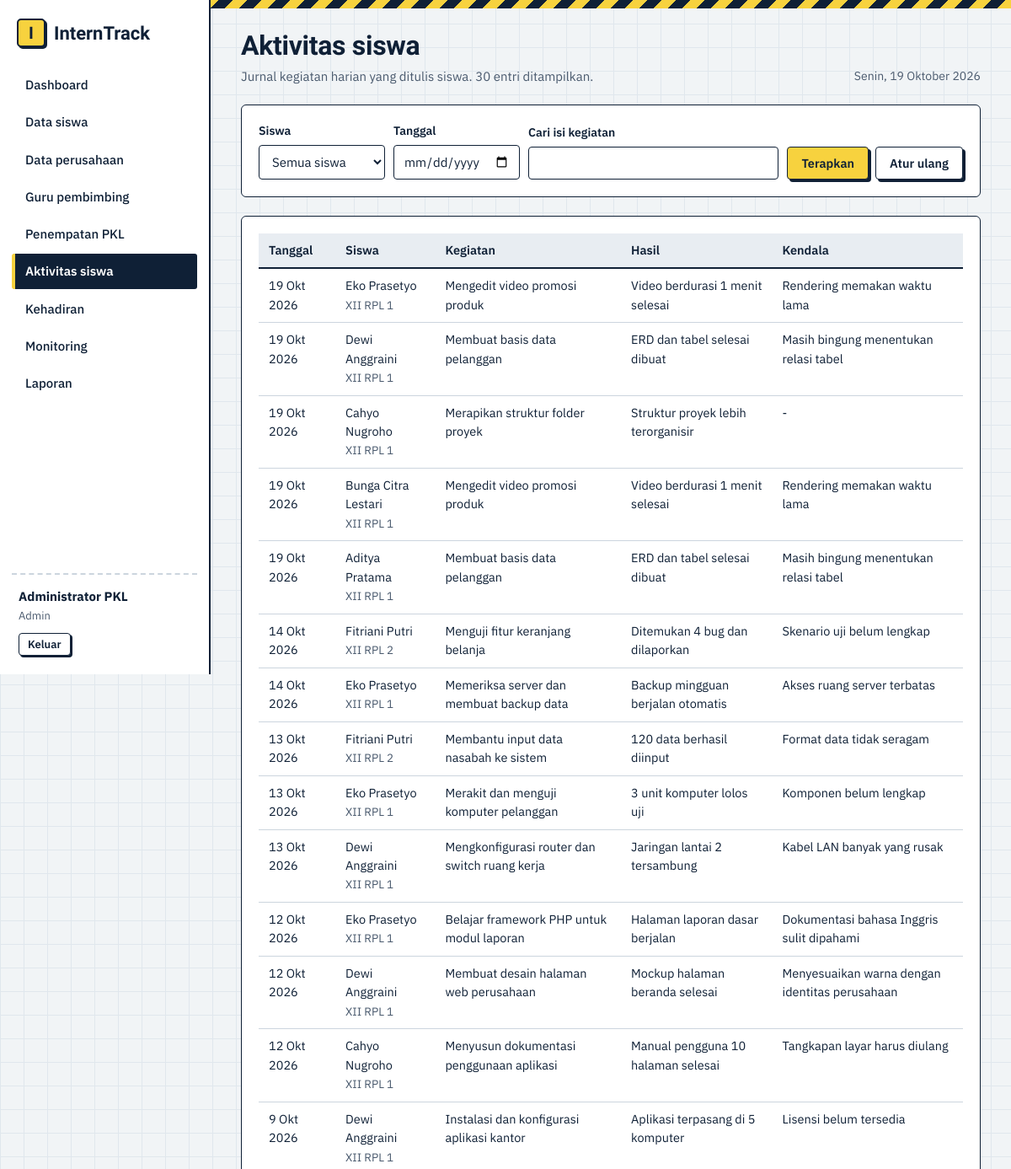
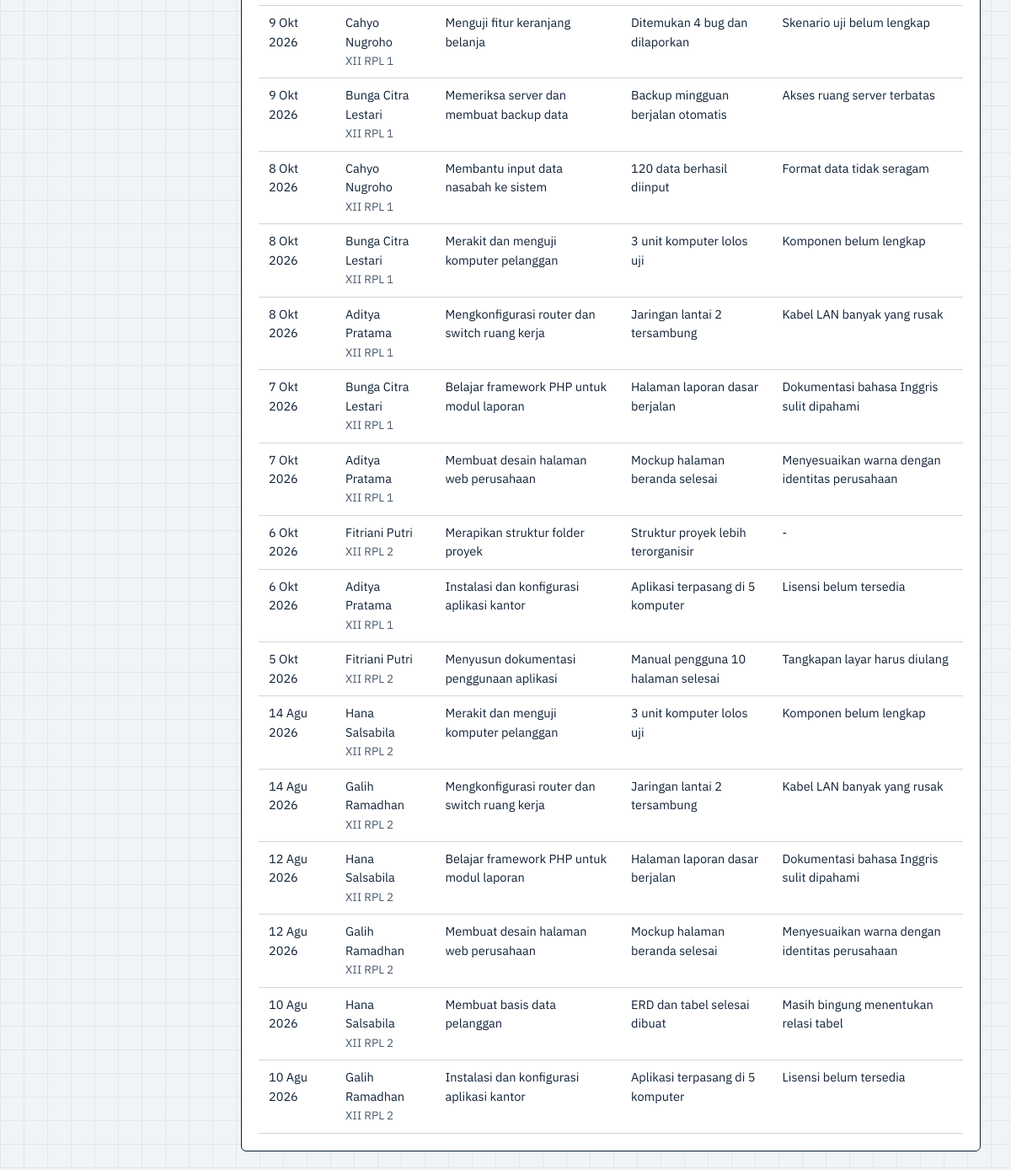
/admin/jurnal.php (signed in), run on the app's committed database (2 pictures, top to bottom).
### tables this page shows
CREATE TABLE jurnal (
  id INT UNSIGNED NOT NULL AUTO_INCREMENT,
  siswa_id INT UNSIGNED NOT NULL,
  tanggal DATE NOT NULL,
  kegiatan TEXT NOT NULL,
  hasil TEXT NULL,
  kendala TEXT NULL,
  created_at TIMESTAMP NOT NULL DEFAULT CURRENT_TIMESTAMP,
  PRIMARY KEY (id),
  KEY idx_jurnal_tanggal (tanggal),
  CONSTRAINT fk_jurnal_siswa FOREIGN KEY (siswa_id) REFERENCES siswa(id) ON DELETE CASCADE ON UPDATE CASCADE
);

CREATE TABLE siswa (
  id INT UNSIGNED NOT NULL AUTO_INCREMENT,
  user_id INT UNSIGNED NOT NULL,
  nis VARCHAR(20) NOT NULL,
  nama VARCHAR(100) NOT NULL,
  kelas VARCHAR(20) NOT NULL,
  jurusan VARCHAR(60) NOT NULL,
  no_hp VARCHAR(20) NULL,
  PRIMARY KEY (id),
  UNIQUE KEY uq_siswa_nis (nis),
  UNIQUE KEY uq_siswa_user (user_id),
  CONSTRAINT fk_siswa_user FOREIGN KEY (user_id) REFERENCES users(id) ON DELETE CASCADE ON UPDATE CASCADE
);

### admin/jurnal.php (the view, shortened to what this page needs)
<?php
require_once __DIR__ . '/../config/helpers.php';
$pdo = db();
$fs = (int) ($_GET['siswa'] ?? 0); $ft = $_GET['tanggal'] ?? ''; $q = trim($_GET['q'] ?? '');
$w = ['(j.kegiatan LIKE ? OR j.hasil LIKE ?)']; $p = ["%$q%", "%$q%"];
$st = $pdo->prepare('SELECT j.*, s.nama, s.kelas FROM jurnal j JOIN siswa s ON s.id=j.siswa_id WHERE ' . implode(' AND ', $w) . ' ORDER BY j.tanggal DESC, j.id DESC LIMIT 200');
$st->execute($p); $rows = $st->fetchAll();
$siswaOpt = $pdo->query('SELECT id, nama FROM siswa ORDER BY nama')->fetchAll(PDO::FETCH_KEY_PAIR);
?>
<form class="card filters" method="get">
  <div class="field"><label for="siswa">Siswa</label><select id="siswa" name="siswa"><?= opt_list($siswaOpt, $fs, 'Semua siswa') ?></select></div>
  <div class="field"><label for="tanggal">Tanggal</label><input id="tanggal" type="date" name="tanggal" value="<?= e($ft) ?>"></div>
  <div class="field grow"><label for="q">Cari isi kegiatan</label><input id="q" name="q" value="<?= e($q) ?>"></div>
  <div class="actions"><button class="btn" type="submit">Terapkan</button><a class="btn ghost" href="<?= url('admin/jurnal.php') ?>">Atur ulang</a></div>
</form>
<div class="card">
<?php if (!$rows): ?><div class="empty">Tidak ada jurnal pada filter ini.</div><?php else: ?>
<div class="tablewrap"><table class="tbl"><thead><tr><th>Tanggal</th><th>Siswa</th><th>Kegiatan</th><th>Hasil</th><th>Kendala</th></tr></thead><tbody>
<?php foreach ($rows as $r): ?>
  <tr><td><?= tgl($r['tanggal']) ?></td><td><?= e($r['nama']) ?><br><span class="note"><?= e($r['kelas']) ?></span></td><td><?= e($r['kegiatan']) ?></td><td><?= e($r['hasil'] ?: '-') ?></td><td><?= e($r['kendala'] ?: '-') ?></td></tr>
<?php endforeach; ?></tbody></table></div>
<?php endif; ?></div>

### assets/css/style.css (style rules this page uses)
:root { --paper:#f1f4f6; --grid:#e0e7ed; --ink:#0f2036; --ink2:#4a5a6e; --hv:#f7d23e; --blue:#2b59e0; --ok:#1f8f5f; --warn:#d9770d; --bad:#cf3f36; --line:#ccd5de; --soft:#e8edf2; --f-head:'Bricolage Grotesque','Segoe UI',system-ui,sans-serif; --f-body:'IBM Plex Sans','Segoe UI',system-ui,sans-serif; }
* { box-sizing:border-box }
html { scroll-padding-top:16px }
body { margin:0;font:15px/1.55 var(--f-body);color:var(--ink);background-color:var(--paper); background-image:linear-gradient(var(--grid) 1px,transparent 1px),linear-gradient(90deg,var(--grid) 1px,transparent 1px); background-size:28px 28px }
a { color:var(--blue) }
.main>*:not(.stripe) { margin-left:36px;margin-right:36px }
.card { background:#fff;border:1.5px solid var(--ink);border-radius:6px;padding:20px;margin-bottom:22px }
.btn { display:inline-flex;align-items:center;justify-content:center;gap:6px;padding:9px 16px;border:1.5px solid var(--ink);border-radius:4px;background:var(--hv);color:var(--ink); font:600 14.5px var(--f-body);cursor:pointer;text-decoration:none;box-shadow:3px 3px 0 var(--ink);transition:transform .08s,box-shadow .08s }
.btn.ghost { background:#fff }
.actions { display:flex;gap:8px;flex-wrap:wrap;align-items:center }
.tablewrap { overflow-x:auto }
.tbl { width:100%;border-collapse:collapse;font-size:14.5px }
.tbl th { text-align:left;font-weight:600;background:var(--soft);padding:9px 12px;border-bottom:2px solid var(--ink);white-space:nowrap }
.tbl td { padding:9px 12px;border-bottom:1px solid var(--line);vertical-align:top }
.field { margin-bottom:14px;position:relative }
.field label { display:block;font-weight:600;font-size:14px;margin-bottom:5px }
input,select,textarea { width:100%;padding:9px 11px;border:1.5px solid var(--ink);border-radius:4px;background:#fff;font:15px var(--f-body);color:var(--ink) }
.filters { display:flex;flex-wrap:wrap;gap:10px;align-items:flex-end }
.filters .field { margin:0;min-width:150px;flex:1 }
.filters .field.grow { flex:2;min-width:220px }
.note { color:var(--ink2);font-size:13.5px }

### data on the page
jurnal: tanggal "19 Okt 2026", siswa.nama "Eko Prasetyo", siswa.kelas "XII RPL 1", kegiatan "Mengedit video promosi produk", hasil "Video berdurasi 1 menit selesai", kendala "Rendering memakan waktu lama"
jurnal: tanggal "19 Okt 2026", siswa.nama "Dewi Anggraini", siswa.kelas "XII RPL 1", kegiatan "Membuat basis data pelanggan", hasil "ERD dan tabel selesai dibuat", kendala "Masih bingung menentukan relasi tabel"
jurnal: tanggal "19 Okt 2026", siswa.nama "Cahyo Nugroho", siswa.kelas "XII RPL 1", kegiatan "Merapikan struktur folder proyek", hasil "Struktur proyek lebih terorganisir", kendala "-"
jurnal: tanggal "19 Okt 2026", siswa.nama "Bunga Citra Lestari", siswa.kelas "XII RPL 1", kegiatan "Mengedit video promosi produk", hasil "Video berdurasi 1 menit selesai", kendala "Rendering memakan waktu lama"
jurnal: tanggal "19 Okt 2026", siswa.nama "Aditya Pratama", siswa.kelas "XII RPL 1", kegiatan "Membuat basis data pelanggan", hasil "ERD dan tabel selesai dibuat", kendala "Masih bingung menentukan relasi tabel"
jurnal: tanggal "14 Okt 2026", siswa.nama "Fitriani Putri", siswa.kelas "XII RPL 2", kegiatan "Menguji fitur keranjang belanja", hasil "Ditemukan 4 bug dan dilaporkan", kendala "Skenario uji belum lengkap"
jurnal: tanggal "14 Okt 2026", siswa.nama "Eko Prasetyo", siswa.kelas "XII RPL 1", kegiatan "Memeriksa server dan membuat backup data", hasil "Backup mingguan berjalan otomatis", kendala "Akses ruang server terbatas"
jurnal: tanggal "13 Okt 2026", siswa.nama "Fitriani Putri", siswa.kelas "XII RPL 2", kegiatan "Membantu input data nasabah ke sistem", hasil "120 data berhasil diinput", kendala "Format data tidak seragam"
jurnal: tanggal "13 Okt 2026", siswa.nama "Eko Prasetyo", siswa.kelas "XII RPL 1", kegiatan "Merakit dan menguji komputer pelanggan", hasil "3 unit komputer lolos uji", kendala "Komponen belum lengkap"
jurnal: tanggal "13 Okt 2026", siswa.nama "Dewi Anggraini", siswa.kelas "XII RPL 1", kegiatan "Mengkonfigurasi router dan switch ruang kerja", hasil "Jaringan lantai 2 tersambung", kendala "Kabel LAN banyak yang rusak"
jurnal: tanggal "12 Okt 2026", siswa.nama "Eko Prasetyo", siswa.kelas "XII RPL 1", kegiatan "Belajar framework PHP untuk modul laporan", hasil "Halaman laporan dasar berjalan", kendala "Dokumentasi bahasa Inggris sulit dipahami"
jurnal: tanggal "12 Okt 2026", siswa.nama "Dewi Anggraini", siswa.kelas "XII RPL 1", kegiatan "Membuat desain halaman web perusahaan", hasil "Mockup halaman beranda selesai", kendala "Menyesuaikan warna dengan identitas perusahaan"
jurnal: tanggal "12 Okt 2026", siswa.nama "Cahyo Nugroho", siswa.kelas "XII RPL 1", kegiatan "Menyusun dokumentasi penggunaan aplikasi", hasil "Manual pengguna 10 halaman selesai", kendala "Tangkapan layar harus diulang"
jurnal: tanggal "9 Okt 2026", siswa.nama "Dewi Anggraini", siswa.kelas "XII RPL 1", kegiatan "Instalasi dan konfigurasi aplikasi kantor", hasil "Aplikasi terpasang di 5 komputer", kendala "Lisensi belum tersedia"
jurnal: tanggal "9 Okt 2026", siswa.nama "Cahyo Nugroho", siswa.kelas "XII RPL 1", kegiatan "Menguji fitur keranjang belanja", hasil "Ditemukan 4 bug dan dilaporkan", kendala "Skenario uji belum lengkap"
jurnal: tanggal "9 Okt 2026", siswa.nama "Bunga Citra Lestari", siswa.kelas "XII RPL 1", kegiatan "Memeriksa server dan membuat backup data", hasil "Backup mingguan berjalan otomatis", kendala "Akses ruang server terbatas"
jurnal: tanggal "8 Okt 2026", siswa.nama "Cahyo Nugroho", siswa.kelas "XII RPL 1", kegiatan "Membantu input data nasabah ke sistem", hasil "120 data berhasil diinput", kendala "Format data tidak seragam"
jurnal: tanggal "8 Okt 2026", siswa.nama "Bunga Citra Lestari", siswa.kelas "XII RPL 1", kegiatan "Merakit dan menguji komputer pelanggan", hasil "3 unit komputer lolos uji", kendala "Komponen belum lengkap"
jurnal: tanggal "8 Okt 2026", siswa.nama "Aditya Pratama", siswa.kelas "XII RPL 1", kegiatan "Mengkonfigurasi router dan switch ruang kerja", hasil "Jaringan lantai 2 tersambung", kendala "Kabel LAN banyak yang rusak"
jurnal: tanggal "7 Okt 2026", siswa.nama "Bunga Citra Lestari", siswa.kelas "XII RPL 1", kegiatan "Belajar framework PHP untuk modul laporan", hasil "Halaman laporan dasar berjalan", kendala "Dokumentasi bahasa Inggris sulit dipahami"
jurnal: tanggal "7 Okt 2026", siswa.nama "Aditya Pratama", siswa.kelas "XII RPL 1", kegiatan "Membuat desain halaman web perusahaan", hasil "Mockup halaman beranda selesai", kendala "Menyesuaikan warna dengan identitas perusahaan"
jurnal: tanggal "6 Okt 2026", siswa.nama "Fitriani Putri", siswa.kelas "XII RPL 2", kegiatan "Merapikan struktur folder proyek", hasil "Struktur proyek lebih terorganisir", kendala "-"
jurnal: tanggal "6 Okt 2026", siswa.nama "Aditya Pratama", siswa.kelas "XII RPL 1", kegiatan "Instalasi dan konfigurasi aplikasi kantor", hasil "Aplikasi terpasang di 5 komputer", kendala "Lisensi belum tersedia"
jurnal: tanggal "5 Okt 2026", siswa.nama "Fitriani Putri", siswa.kelas "XII RPL 2", kegiatan "Menyusun dokumentasi penggunaan aplikasi", hasil "Manual pengguna 10 halaman selesai", kendala "Tangkapan layar harus diulang"
jurnal: tanggal "14 Agu 2026", siswa.nama "Hana Salsabila", siswa.kelas "XII RPL 2", kegiatan "Merakit dan menguji komputer pelanggan", hasil "3 unit komputer lolos uji", kendala "Komponen belum lengkap"
jurnal: tanggal "14 Agu 2026", siswa.nama "Galih Ramadhan", siswa.kelas "XII RPL 2", kegiatan "Mengkonfigurasi router dan switch ruang kerja", hasil "Jaringan lantai 2 tersambung", kendala "Kabel LAN banyak yang rusak"
jurnal: tanggal "12 Agu 2026", siswa.nama "Hana Salsabila", siswa.kelas "XII RPL 2", kegiatan "Belajar framework PHP untuk modul laporan", hasil "Halaman laporan dasar berjalan", kendala "Dokumentasi bahasa Inggris sulit dipahami"
jurnal: tanggal "12 Agu 2026", siswa.nama "Galih Ramadhan", siswa.kelas "XII RPL 2", kegiatan "Membuat desain halaman web perusahaan", hasil "Mockup halaman beranda selesai", kendala "Menyesuaikan warna dengan identitas perusahaan"
jurnal: tanggal "10 Agu 2026", siswa.nama "Hana Salsabila", siswa.kelas "XII RPL 2", kegiatan "Membuat basis data pelanggan", hasil "ERD dan tabel selesai dibuat", kendala "Masih bingung menentukan relasi tabel"
jurnal: tanggal "10 Agu 2026", siswa.nama "Galih Ramadhan", siswa.kelas "XII RPL 2", kegiatan "Instalasi dan konfigurasi aplikasi kantor", hasil "Aplikasi terpasang di 5 komputer", kendala "Lisensi belum tersedia"

### other printed values
$n[0] "Dashboard"
$n[0] "Data siswa"
$n[0] "Data perusahaan"
$n[0] "Guru pembimbing"
$n[0] "Penempatan PKL"
$n[0] "Aktivitas siswa"
$n[0] "Kehadiran"
$n[0] "Monitoring"
$n[0] "Laporan"
$u['nama'] "Administrator PKL"
$roleLabel "Admin"
$title "Aktivitas siswa"
$sub "Jurnal kegiatan harian yang ditulis siswa. 30 entri ditampilkan."
hari_ini_panjang() "Senin, 19 Oktober 2026"
form field siswa "Semua siswa"
